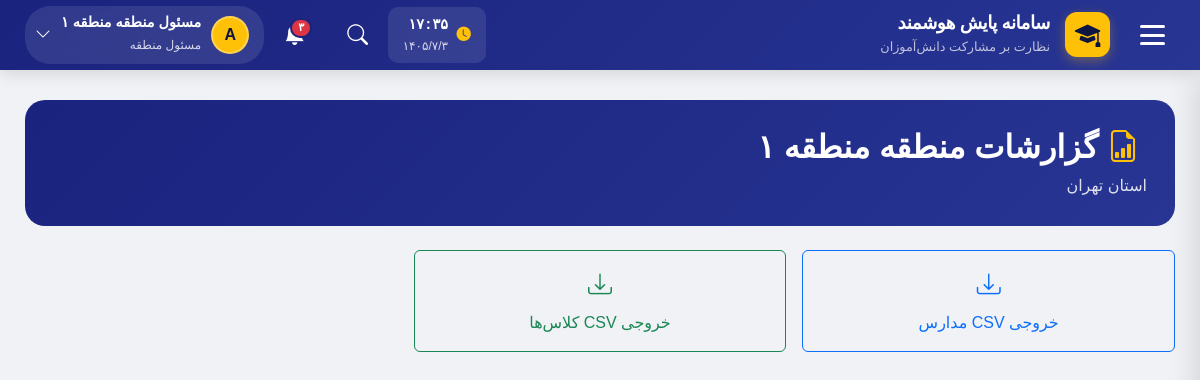
Page /district/reports/ (signed in) on the committed database.
### accounts/models.py (models this page shows, shortened)
class User(AbstractUser):
    ROLE_CHOICES = (
        ('student', 'دانش آموز'),
        ('teacher', 'معلم'),
        ('assistant', 'معاون'),
        ('principal', 'مدیر مدرسه'),
        ('district_admin', 'مسئول منطقه'),
        ('county_admin', 'مسئول شهرستان'),
        ('province_admin', 'مسئول استان'),
        ('country_admin', 'مسئول کشور'),
    )
    role = models.CharField(max_length=20, choices=ROLE_CHOICES, default='student')
    national_id = models.CharField(
        max_length=10, unique=True, null=True, blank=True,
        verbose_name="کد ملی"
    )
    province = models.ForeignKey(
        'national.Province',
        on_delete=models.SET_NULL,
        null=True, blank=True,
        related_name='admin_users',
        verbose_name="استان اختصاصی (برای مسئول استانی)"
    )
    district = models.ForeignKey(
        'national.District',
        on_delete=models.SET_NULL,
        null=True, blank=True,
        related_name='admin_users',
        verbose_name="منطقه اختصاصی (برای مسئول منطقه)"
    )
    class Meta:
        verbose_name = "کاربر"
        verbose_name_plural = "کاربران"

### national/models.py (models this page shows, shortened)
class District(models.Model):
    province = models.ForeignKey(
        Province, on_delete=models.CASCADE,
        related_name='districts', verbose_name="استان"
    )
    name = models.CharField(max_length=100, verbose_name="نام منطقه")
    code = models.CharField(max_length=20, blank=True, verbose_name="کد منطقه")
    is_active = models.BooleanField(default=True, verbose_name="فعال")
    created_at = models.DateTimeField(auto_now_add=True)
    class Meta:
        verbose_name = "منطقه آموزشی"
        verbose_name_plural = "مناطق آموزشی"
        ordering = ['province', 'name']
        unique_together = ('province', 'name')

class Province(models.Model):
    name = models.CharField(max_length=100, unique=True, verbose_name="نام استان")
    code = models.CharField(max_length=10, unique=True, blank=True, verbose_name="کد استان")
    is_active = models.BooleanField(default=True, verbose_name="فعال")
    created_at = models.DateTimeField(auto_now_add=True)
    class Meta:
        verbose_name = "استان"
        verbose_name_plural = "استان‌ها"
        ordering = ['name']

### district/views.py (the view)
# urls.py: path('reports/', views.district_reports, name='reports'),
@district_admin_required
def district_reports(request):
    scope, service = _build_context(request)
    DistrictAuditService.log(request, 'view_reports')
    context = {
        'title': f'گزارشات منطقه {scope.district.name}',
        'district': scope.district,
        'province': scope.province,
    }
    return render(request, 'district/reports.html', context)

### district/audit.py (called while the page is built)
    @staticmethod
    def log(request, action, scope_name='', details=None):
        try:
            from national.models import NationalAuditLog
            NationalAuditLog.objects.create(
                user=request.user,
                action=action,
                scope='district',
                scope_id=request.user.district.id,
                scope_name=scope_name or request.user.district.name,
                details=details or {},
                ip_address=DistrictAuditService._get_ip(request),
            )
        except Exception as e:
            logger.error('District audit log failed: %s', e)

    @staticmethod
    def _get_ip(request):
        xff = request.META.get('HTTP_X_FORWARDED_FOR')
        if xff:
            return xff.split(',')[0].strip()
        return request.META.get('REMOTE_ADDR')

### district/views.py (called while the page is built)
def _build_context(request):
    try:
        scope = DistrictScope(request.user)
    except ScopeViolationError as e:
        raise Http404(str(e))
    service = DistrictAnalyticsService(scope)
    return scope, service

### district/templates/district/reports.html (shortened to what this page needs)
{% extends 'base.html' %}
{% block content %}
<div style="background:linear-gradient(135deg,#1a237e,#283593);color:#fff;
    border-radius:20px;padding:28px;margin-bottom:24px;">
    <h2 style="margin:0;font-weight:900;">
        <i class="bi bi-file-earmark-bar-graph me-2" style="color:#ffc107;"></i>
        گزارشات منطقه {{ district.name }}
    </h2>
    <p style="margin:8px 0 0;opacity:.85;">استان {{ province.name }}</p>
</div>
<div class="row g-3">
    <div class="col-md-4">
        <a href="{% url 'district:export_schools_csv' %}" class="btn btn-outline-primary w-100 py-3">
            <i class="bi bi-download d-block mb-2" style="font-size:1.5rem;"></i>
            خروجی CSV مدارس
        </a>
    </div>
    <div class="col-md-4">
        <a href="{% url 'district:export_classes_csv' %}" class="btn btn-outline-success w-100 py-3">
            <i class="bi bi-download d-block mb-2" style="font-size:1.5rem;"></i>
            خروجی CSV کلاس‌ها
        </a>
    </div>
</div>
{% endblock %}

### templates/base.html (shortened to what this page needs)
{% load django_bootstrap5 %}
<!DOCTYPE html>
<html lang="fa" dir="rtl">
<head>
    {% bootstrap_css %}
    <link rel="stylesheet" href="https://cdn.jsdelivr.net/npm/bootstrap-icons@1.11.1/font/bootstrap-icons.css">
    <link href="https://cdn.jsdelivr.net/gh/rastikerdar/vazirmatn@v33.003/Vazirmatn-font-face.css" rel="stylesheet" />
</head>
<body>
    <header class="main-header">
        <button class="hamburger-btn" id="menuToggle" title="منوی اصلی">
            <div class="hamburger-icon">
                <span></span>
                <span></span>
                <span></span>
            </div>
        </button>
        <a href="{% url 'dashboard:home' %}" class="header-brand">
            <div class="brand-icon">
                <i class="bi bi-mortarboard-fill"></i>
            </div>
            <div class="brand-text">
                <h5>سامانه پایش هوشمند</h5>
                <small>نظارت بر مشارکت دانش‌آموزان</small>
            </div>
        </a>
        <div class="header-actions">
            <div class="header-clock" id="headerClock">
                <i class="bi bi-clock-fill"></i>
                <div>
                    <div class="clock-time">--:--</div>
                    <div class="clock-date">--/--/--</div>
                </div>
            </div>
            <div class="header-search">
                <button class="search-toggle" id="searchToggle">
                    <i class="bi bi-search"></i>
                </button>
            </div>
            <div style="position: relative;">
                <button class="header-action-btn" id="notificationToggle">
                    <span class="badge-notification">۳</span>
                </button>
            </div>
            <div class="user-dropdown">
                <button class="user-menu-btn" id="userMenuToggle">
                    <div class="user-avatar">
                        {{ user.username|first|upper }}
                    </div>
                    <div class="user-info">
                        <span class="name">{{ user.get_full_name|default:user.username }}</span>
                        <span class="role">{{ user.get_role_display }}</span>
                    </div>
                    <i class="bi bi-chevron-down"></i>
                </button>
            </div>
        </div>
    </header>
    <main class="main-content">
        {% block content %}
        {% endblock %}
    </main>
</body>
</html>

### rows in the picture
User: username|first "A", get_full_name "مسئول منطقه منطقه ۱", role "مسئول منطقه"
District: name "منطقه ۱"
Province: name "تهران"
